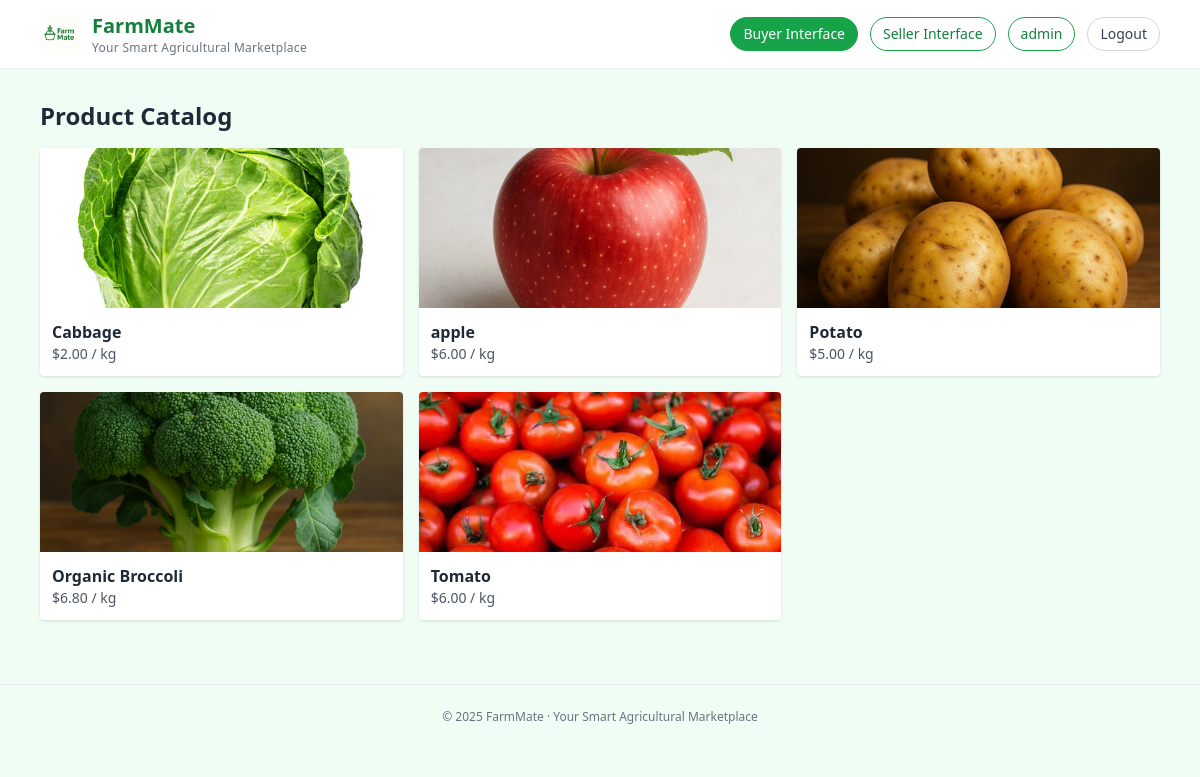
The app's page /buy/ (signed in) with its own data.
### accounts/models.py (models this page shows, shortened)
class User(AbstractUser):
    class Role(models.TextChoices):
        SELLER = "SELLER", "Seller"
        BUYER = "BUYER", "Buyer"
    role = models.CharField(max_length=10, choices=Role.choices, default=Role.BUYER)

### products/models.py (models this page shows, shortened)
class Product(models.Model):
    supplier = models.ForeignKey(SupplierProfile, on_delete=models.CASCADE, related_name="products")
    name = models.CharField(max_length=200)
    category = models.CharField(max_length=100, blank=True)
    unit = models.CharField(max_length=50, default="kg")
    stock = models.PositiveIntegerField(default=0)
    base_price = models.DecimalField(max_digits=10, decimal_places=2, default=0)
    ai_description_en = models.TextField(blank=True)
    ai_description_zh = models.TextField(blank=True)
    created_at = models.DateTimeField(auto_now_add=True)
    image = models.ImageField(upload_to="products/", blank=True, null=True)
    is_active = models.BooleanField(default=True, verbose_name="Active (listed)")
    purchase_link = models.URLField(blank=True, null=True, verbose_name="Purchase Link")
    class Meta:
        verbose_name = "Product"
        verbose_name_plural = "Products"
        ordering = ["-created_at", "id"]
        indexes = [
            models.Index(fields=["supplier"]),
            models.Index(fields=["name"]),
            models.Index(fields=["category"]),
            models.Index(fields=["is_active"]),
        ]

### products/views.py (the view)
# urls.py: path('buy/', buyer_catalog, name='buyer-catalog'),
def buyer_catalog(request):
    products = Product.objects.filter(is_active=True).order_by("-created_at")
    return render(request, "buyer/catalog.html", {"products": products})

### templates/buyer/catalog.html (shortened to what this page needs)
{% extends "_base.html" %}
{% block content %}
  <h2 class="text-2xl font-semibold mb-4">Product Catalog</h2>
  <div class="grid md:grid-cols-3 gap-4">
  {% for p in products %}
    <a href="/buy/products/{{ p.id }}/" class="block bg-white rounded shadow hover:shadow-md">
      {% if p.image %}
        <img src="{{ p.image.url }}" class="w-full h-40 object-cover rounded-t" alt="{{ p.name }}">
      {% endif %}
      <div class="p-3">
        <div class="font-semibold">{{ p.name }}</div>
        <div class="text-sm text-gray-600">${{ p.base_price }} / {{ p.unit }}</div>
      </div>
    </a>
  {% empty %}
    <p class="text-gray-500">No products available.</p>
  {% endfor %}
  </div>
{% endblock %}

### templates/_base.html (shortened to what this page needs)
<!doctype html>
<html lang="en">
<head>
  {% load static %}
  <script src="https://cdn.tailwindcss.com"></script>
</head>
<body class="bg-green-50 text-gray-800 font-sans">
  <header class="bg-white/90 backdrop-blur shadow-sm">
    <div class="max-w-6xl mx-auto px-4 py-3 flex items-center justify-between">
      <a href="/" class="flex items-center gap-3 group">
        <img src="{% static 'images/farmmate_logo.png' %}" alt="FarmMate Logo"
             class="h-10 w-auto transition-transform group-hover:scale-105">
        <div class="leading-tight">
          <span class="text-xl font-bold text-green-700">FarmMate</span>
          <span class="block text-xs text-gray-500 tracking-wide">
            Your Smart Agricultural Marketplace
          </span>
        </div>
      </a>
      {% with current=request.path %}
      <nav class="flex items-center gap-3 text-sm">
        <a href="{% url 'buyer-catalog' %}"
           class="px-3 py-1.5 rounded-full border border-green-600 text-green-700 hover:bg-green-50 transition
           {% if current|slice:':5' == '/buy/' %}bg-green-600 text-white border-green-600 shadow-sm{% endif %}">
          Buyer Interface
        </a>
        <a href="{% url 'seller-dashboard' %}"
           class="px-3 py-1.5 rounded-full border border-green-600 text-green-700 hover:bg-green-50 transition
           ">
          Seller Interface
        </a>
        {% if user.is_authenticated %}
          <a href="{% url 'seller-profile' %}"
             class="px-3 py-1.5 rounded-full border border-green-600 text-green-700 hover:bg-green-50 transition
             {% if current|slice:':16' == '/seller/profile/' %}bg-green-600 text-white border-green-600 shadow-sm{% endif %}">
            {{ user.username }}
          </a>
          <a href="{% url 'logout' %}"
             class="px-3 py-1.5 rounded-full border border-gray-300 text-gray-700 hover:bg-gray-100 transition">
            Logout
          </a>
        {% endif %}
      </nav>
      {% endwith %}
    </div>
  </header>
  <main class="max-w-6xl mx-auto px-4 py-8">
    {% block content %}{% endblock %}
  </main>
  <footer class="text-center text-xs text-gray-500 py-6 border-t border-gray-200 mt-8">
    <p>© 2025 FarmMate · Your Smart Agricultural Marketplace</p>
  </footer>
</body>
</html>

### records on screen
User: username "admin"
Product: image (picture), name "Cabbage", base_price "2.00", unit "kg"
Product: image (picture), name "apple", base_price "6.00", unit "kg"
Product: image (picture), name "Potato", base_price "5.00", unit "kg"
Product: image (picture), name "Organic Broccoli", base_price "6.80", unit "kg"
Product: image (picture), name "Tomato", base_price "6.00", unit "kg"
